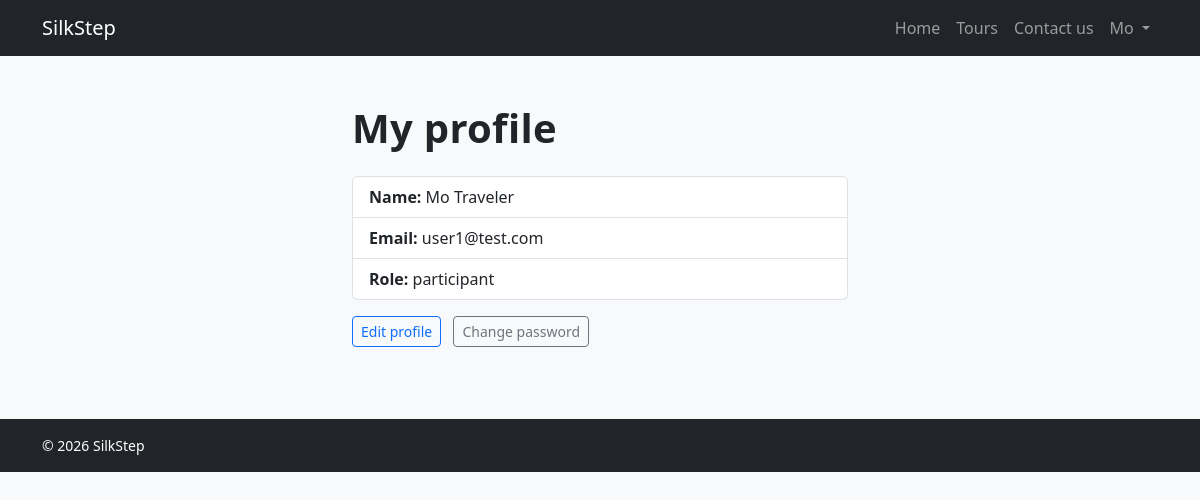
/profile (signed in), run on an earlier commit of the app's database.
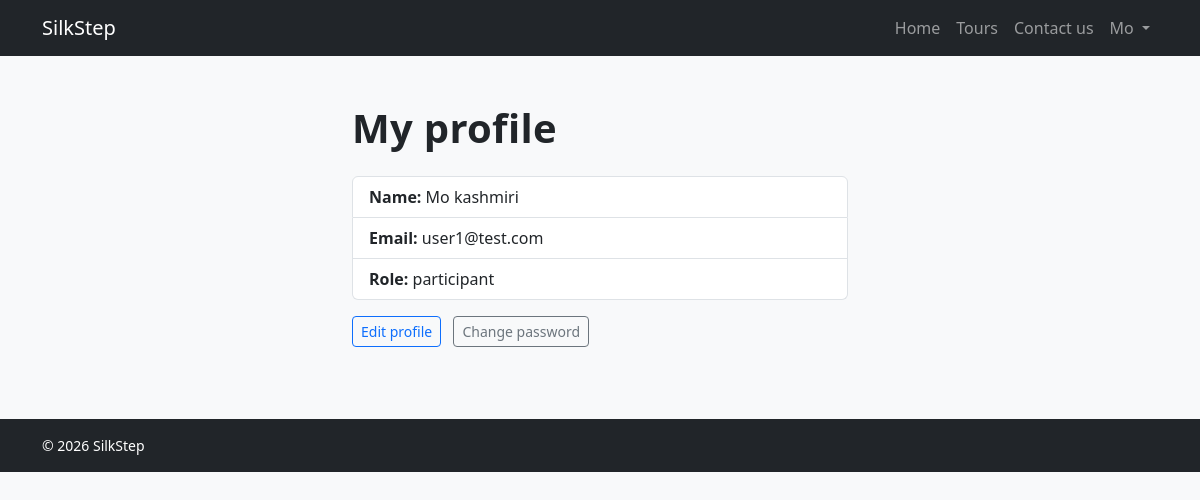
And on a later commit of the database.
### tables this page shows
CREATE TABLE users (
    id INTEGER PRIMARY KEY AUTOINCREMENT,
    name TEXT NOT NULL,
    surname TEXT NOT NULL,
    email TEXT NOT NULL UNIQUE,
    password TEXT NOT NULL,
    role TEXT NOT NULL CHECK(role IN ('guide', 'participant', 'admin'))
);

### app.py (the view)
@app.route("/profile")
def profile():
    if not current_user.is_authenticated:
        return redirect(url_for("login"))
    return render_template("profile.html", user=current_user)

### app.py (called while the page is built)
@login_manager.user_loader
def load_user(user_id):
    row = users_dao.get_user_by_id(int(user_id))
    return User(row) if row else None

### users_dao.py (called while the page is built)
def get_user_by_id(user_id):
    conn = sqlite3.connect("silkstep.db")
    conn.row_factory = sqlite3.Row
    row = conn.execute("SELECT * FROM users WHERE id = ?", (user_id,)).fetchone()
    conn.close()
    return row

### templates/profile.html (shortened to what this page needs)
{% extends "base.html" %}
{% block content %}
<section class="container py-5" style="max-width: 520px;">
  <h1 class="mb-4">My profile</h1>
  <ul class="list-group">
    <li class="list-group-item"><strong>Name:</strong> {{ user.name }} {{ user.surname }}</li>
    <li class="list-group-item"><strong>Email:</strong> {{ user.email }}</li>
    <li class="list-group-item"><strong>Role:</strong> {{ user.role }}</li>
  </ul>
  <div class="mt-3">
    <a href="{{ url_for('edit_profile') }}" class="btn btn-outline-primary btn-sm me-2">Edit profile</a>
    <a href="{{ url_for('change_password') }}" class="btn btn-outline-secondary btn-sm">Change password</a>
  </div>
</section>
{% endblock %}

### templates/base.html (shortened to what this page needs)
<!DOCTYPE html>
<html lang="en">
<head>
  <link href="https://cdn.jsdelivr.net/npm/bootstrap@5.3.0/dist/css/bootstrap.min.css" rel="stylesheet">
  <link rel="stylesheet" href="{{ url_for('static', filename='css/style.css') }}">
</head>
<body>
  <nav class="navbar navbar-expand-lg navbar-dark bg-dark">
    <div class="container">
      <a class="navbar-brand" href="{{ url_for('home') }}">SilkStep</a>
      <div class="collapse navbar-collapse" id="mainNav">
        <ul class="navbar-nav ms-auto align-items-lg-center">
          <li class="nav-item">
            <a class="nav-link" href="{{ url_for('home') }}">Home</a>
          </li>
          <li class="nav-item">
            <a class="nav-link" href="{{ url_for('tours') }}">Tours</a>
          </li>
          <li class="nav-item">
            <a class="nav-link" href="{{ url_for('contact') }}">Contact us</a>
          </li>
          {% if current_user.is_authenticated %}
          <li class="nav-item dropdown">
            <a class="nav-link dropdown-toggle" href="#" role="button"
               data-bs-toggle="dropdown" aria-expanded="false">
              {{ current_user.name }}
            </a>
          </li>
          {% else %}
          <li class="nav-item">
            <a class="nav-link" href="{{ url_for('login') }}">Login</a>
          </li>
          {% endif %}
        </ul>
      </div>
    </div>
  </nav>
  {% block content %}{% endblock %}
  <footer class="bg-dark text-white py-3 mt-4">
    <div class="container small">&copy; 2026 SilkStep</div>
  </footer>
</body>
</html>

### static/css/style.css (style rules this page uses)
body { background-color: #f8f9fa; color: #212529; }
h1 { font-weight: 700; letter-spacing: 0.3px; }

What changed in the data, as far as the page shows it:
changed users "Mo": surname "Traveler" → "kashmiri"
